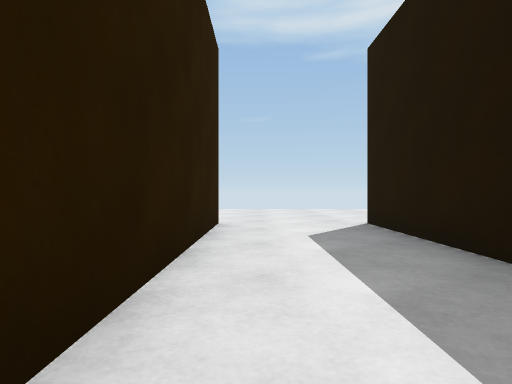
View 1 (above)

22 first-person views from a walk through a 3-D level made in the Unity game engine. The camera is 0.64 m above the floor, looks level and sees 75° across. The floor is counted in squares, 1 m on a side. Each view is taken from the middle of a square. On the plan, view 1 faces up. The plan holds only what a view shows up to about 10 squares ahead; the rest is blank. The place goes on beyond the plan. The player is left out. Door leaves are left out, so doorways stand open. Surface patterns are stand-ins for the level's own textures.

View 2
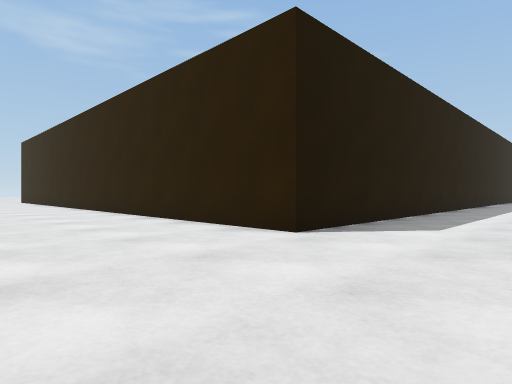

View 3
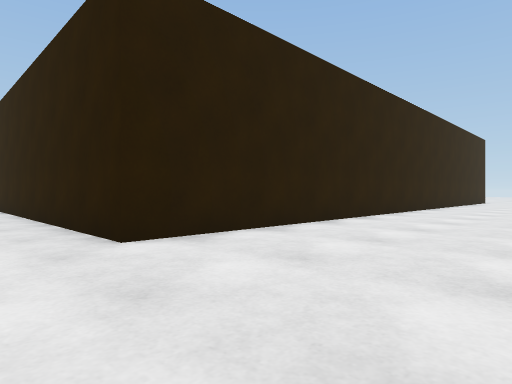

View 4
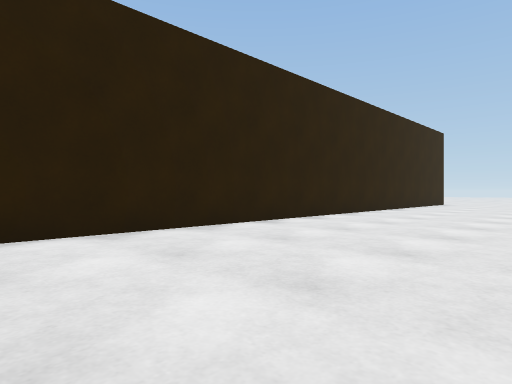

View 5
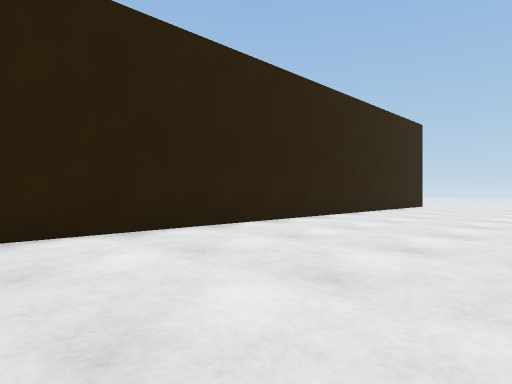

View 6
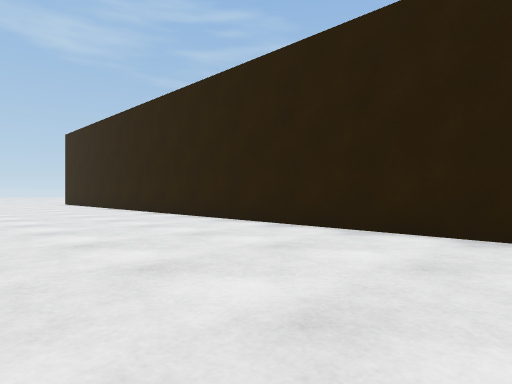

View 7
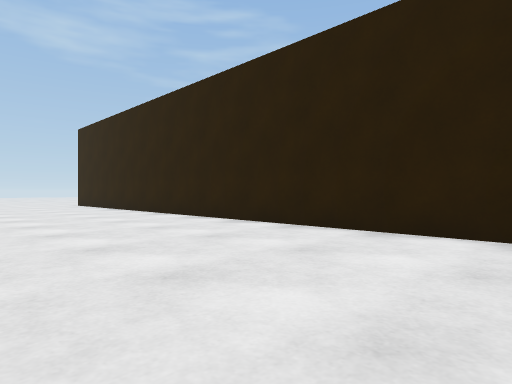

View 8
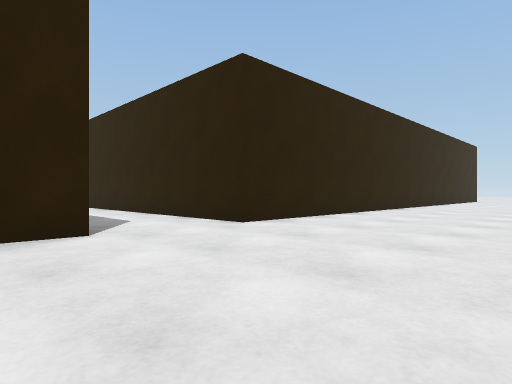

View 9
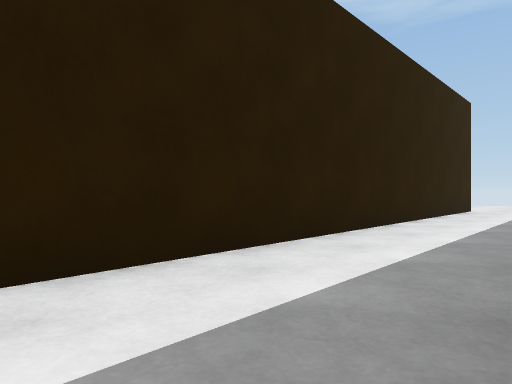

View 10
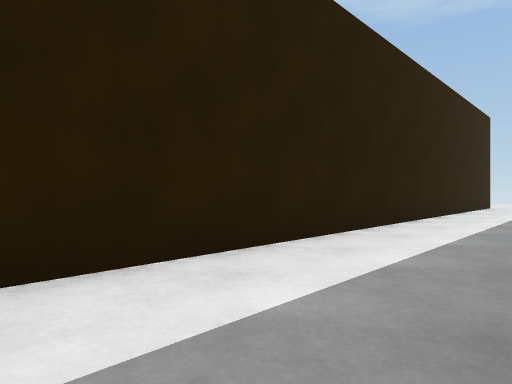

View 11
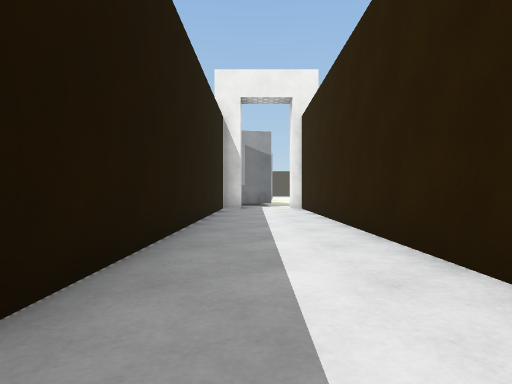

View 12
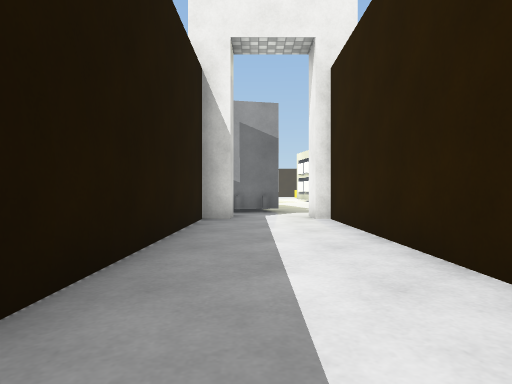

View 13
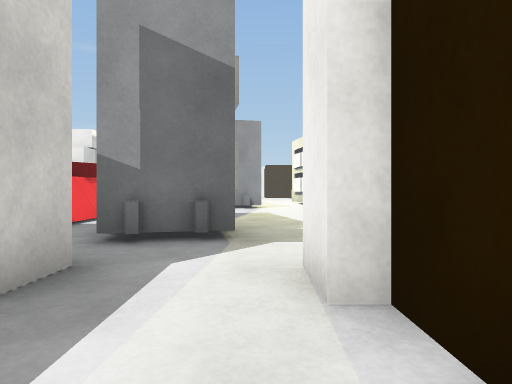

View 14
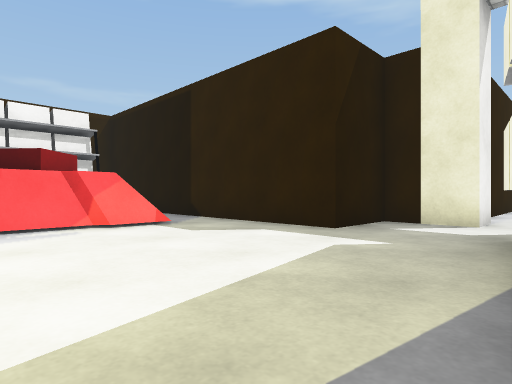

View 15
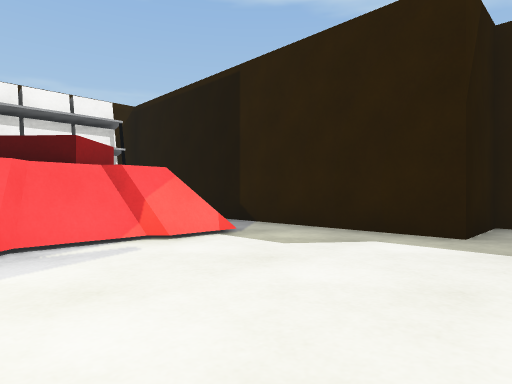

View 16
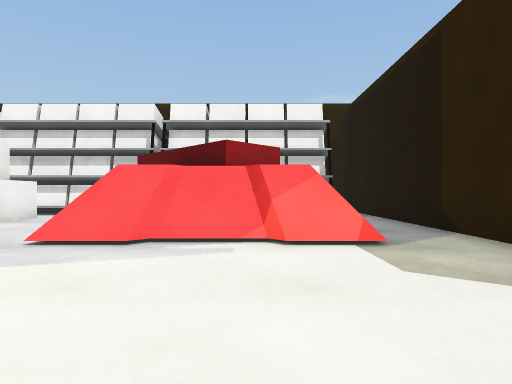

View 17
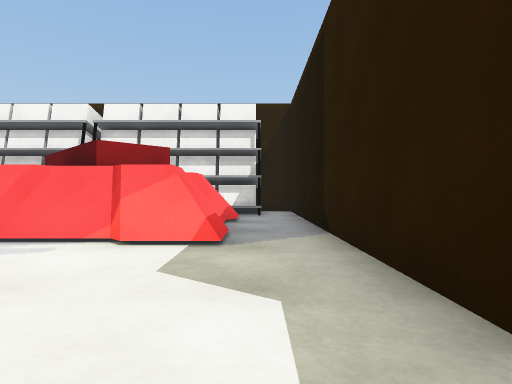

View 18
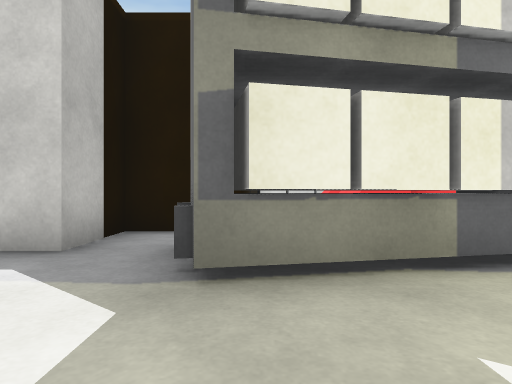

View 19
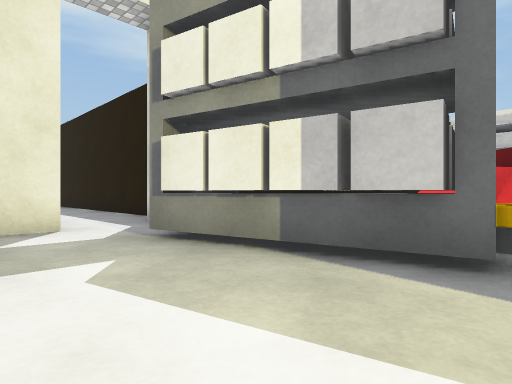

View 20
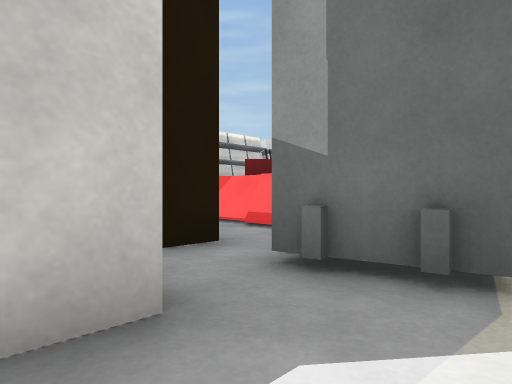

View 21
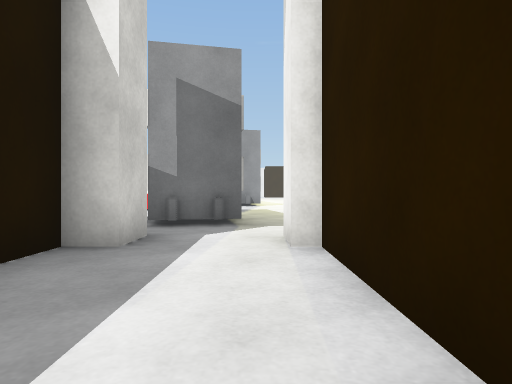

View 22
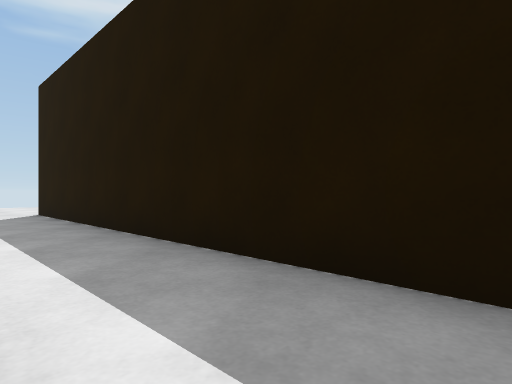

### Floor plan
Points are (right, up) in squares from view 1. A wall is a line through its corners. A room is listed if a view was taken in it or the views show most of it. See-through windows are left out.
Room 1 (views 1, 2, 3, 4, 5, 6, 7, 8, 9, 10, 11, 12, 13, 20, 21, 22)
walls: (2.3, -3.8) (2.3, 6.8) (15, 6.8); (-15, 6.8) (-0.8, 6.8) (-0.8, -17.9) (-0.4, -17.9) (-0.4, -18.9); (1.6, -18.9) (1.6, -17.9) (2.3, -17.9) (2.3, -6.6)
ways out: open door at (0.5, -19) to room 2
Room 2 (views 14, 15, 16, 17, 18, 19)
walls: (1.9, -24.1) (2.9, -23.9); (1.4, -20.3) (2.1, -20.2); (-0.4, -18.9) (-2.2, -18.9) (-2.2, -20.8) (-5.4, -20.8); (7.8, -20.8) (3.4, -20.8) (3.4, -18.9) (1.6, -18.9)
ways out: open door at (0.5, -19) to room 1; opening at (-6, -22); gap at (2, -20); gap at (3, -24)
objects: turret (-9, -26) to (-5, -23); box (1, -24); box (1, -23); box (1, -22); box (1, -21); box (2, -23); other object (2, -22); other object (2, -21)

Positions as (right, up) in squares from view 1, and headings:
1: (0, 0), facing up
2: (-1, 11), facing down-right
3: (1, 11), facing down-left
4: (-3, 12), facing down-left
5: (-6, 12), facing down-left
6: (4, 12), facing down-right
7: (6, 12), facing down-right
8: (4, 12), facing down-left
9: (2, -6), facing up-left
10: (2, -9), facing up-left
11: (1, -5), facing down
12: (1, -10), facing down
13: (0, -16), facing down
14: (1, -26), facing up-left
15: (-1, -26), facing up-left
16: (-1, -24), facing left
17: (-1, -22), facing left
18: (-2, -21), facing right
19: (-2, -25), facing up-right
20: (0, -18), facing down-right
21: (0, -14), facing down
22: (0, -4), facing up-right
